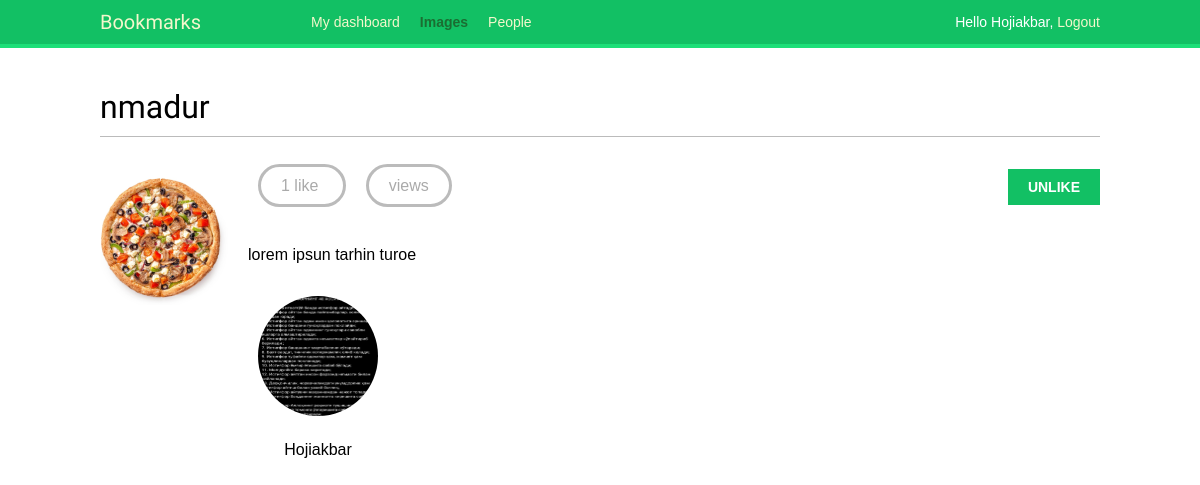
Page /images/detail/1/sar/ (signed in) on the committed database.
### images/models.py (models this page shows, shortened)
class Image(models.Model):
    user = models.ForeignKey(settings.AUTH_USER_MODEL,
                             related_name='images_created',
                             on_delete=models.CASCADE)
    title = models.CharField(max_length=200)
    slug = models.SlugField(max_length=200,
                            blank=True)
    url = models.URLField(max_length=2000)
    image = models.ImageField(upload_to='images/%Y/%m/%d/')
    description = models.TextField(blank=True)
    created = models.DateField(auto_now_add=True)
    users_like = models.ManyToManyField(settings.AUTH_USER_MODEL,
                                        related_name='images_liked',
                                        blank=True)
    total_likes = models.PositiveIntegerField(default=0)
    class Meta:
        indexes = [
            models.Index(fields=['-created']),
            models.Index(fields=['-total_likes']),
        ]
        ordering = ['-created']

### account/models.py (models this page shows, shortened)
class Profile(models.Model):
    user = models.OneToOneField(settings.AUTH_USER_MODEL,
                                on_delete=models.CASCADE)
    date_of_birth = models.DateField(blank=True, null=True)
    photo = models.ImageField(upload_to='users/%Y/%m/%d/',
                              blank=True)

### images/views.py (the view)
def image_detail(request, id, slug):
    image = get_object_or_404(Image, id=id, slug=slug)
    total_views = r.incr(f'image:{image.id}:views')
    r.zincrby('image_ranking', 1, image.id)
    return render(request,
                  'images/image/detail.html',
                  {'section': 'images',
                   'image': image,
                   'total_views': total_views})

### images/templates/images/image/detail.html (shortened to what this page needs)
{% extends "base.html" %}
{% block content %}
  <h1>{{ image.title }}</h1>
  {% load thumbnail %}
  <a href="{{ image.image.url }}">
    <img src="{% thumbnail image.image 300x0 %}" class="image-detail">
  </a>
  {% with total_likes=image.users_like.count users_like=image.users_like.all %}
    <div class="image-info">
      <div>
        <span class="count">
          <span class="total">{{ total_likes }}</span>
          like{{ total_likes|pluralize }}
        </span>
        <span class="count">
          {{ total_views }} view{{ total_views|pluralize }}
        </span>
        <a href="#" data-id="{{ image.id }}" data-action="{% if request.user in users_like %}un{% endif %}like"
    class="like button">
          {% if request.user not in users_like %}
            Like
          {% else %}
            Unlike
          {% endif %}
        </a>
      </div>
      {{ image.description|linebreaks }}
    </div>
    <div class="image-likes">
      {% for user in users_like %}
        <div>
          {% if user.profile.photo %}
            <img src="{{ user.profile.photo.url }}">
          {% endif %}
          <p>{{ user.first_name }}</p>
        </div>
      {% empty %}
        Nobody likes this image yet.
      {% endfor %}
    </div>
  {% endwith %}
{% endblock %}

### account/templates/base.html (shortened to what this page needs)
{% load static %}
<!DOCTYPE html>
<html>
<head>
  <link href="{% static "css/base.css" %}" rel="stylesheet">
</head>
<body>
  <div id="header">
    <span class="logo">Bookmarks</span>
    {% if request.user.is_authenticated %}
      <ul class="menu">
        <li {% if section == "dashboard" %}class="selected"{% endif %}>
          <a href="{% url "dashboard" %}">My dashboard</a>
        </li>
        <li {% if section == "images" %}class="selected"{% endif %}>
          <a href="{% url "images:list" %}">Images</a>
        </li>
        <li {% if section == "people" %}class="selected"{% endif %}>
          <a href="{% url "user_list" %}">People</a>
        </li>
      </ul>
    {% endif %}
    <span class="user">
      {% if request.user.is_authenticated %}
        Hello {{ request.user.first_name|default:request.user.username }},
        <a href="{% url "logout" %}">Logout</a>
      {% else %}
        <a href="{% url "login" %}">Log-in</a>
      {% endif %}
    </span>
  </div>
  <div id="content">
    {% block content %}
    {% endblock %}
  </div>
</body>
</html>

### account/static/css/base.css (style rules this page uses)
body { margin:0; padding:0; font-family:helvetica, sans-serif; }
p { line-height: 1.8; }
a { color:#12c064; text-decoration:none; }
h1, h2, h3, h4, h5 , h6 { font-family: 'Muli', sans-serif; font-weight:normal; }
h1 { border-bottom:1px solid #bbb; padding:0 0 10px 0; margin:10px 0 20px 0; }
#header { padding:10px 100px; font-size:14px; background:#12c064; color:#fff; border-bottom:4px solid #1cdf78; overflow:auto; }
#header .logo { font-family: 'Muli', sans-serif; float:left; color:#f3f7cc; font-size:20px; margin-right:10%; }
#header ul.menu { list-style:none; float:left; margin:0; padding:0; }
#header ul.menu li { float:left; padding:4px 10px; }
#header ul.menu li.selected a, #header ul.menu li.selected a:hover { color:#1b6d32; font-weight:bold; }
#header a { color:#f3f7cc; }
#header .user { float:right; padding-top:4px; }
#content { padding:30px 100px; }
input[type=submit], a.button { font-weight:bold; background:#12c064; color:#fff; padding:10px 20px; font-size:14px; text-transform:uppercase; }
.image-preview, .image-detail { max-width:300px; float:left; margin:0 20px 20px 0; }
.image-detail { margin-top:20px; }
.image-info div { padding:20px 0; overflow:auto; }
.count { color:#aaa; border:3px solid #bbb; border-radius:26px; padding:10px 20px; margin:20px 10px 0; }
a.like, a.follow { float:right; margin-top:-8px; }
.image-likes div { float:left; width:auto; padding:10px; text-align:center; }
.image-likes img { width:120px; height:120px; border-radius:50%; }

### rows in the picture
Image: title "nmadur", image (picture), description "lorem ipsun tarhin turoe"

### other values in the picture
{{ request.user.first_name|default:request.user.username }} "Hojiakbar"
{{ total_likes }} "1"
{{ user.first_name }} "Hojiakbar"
